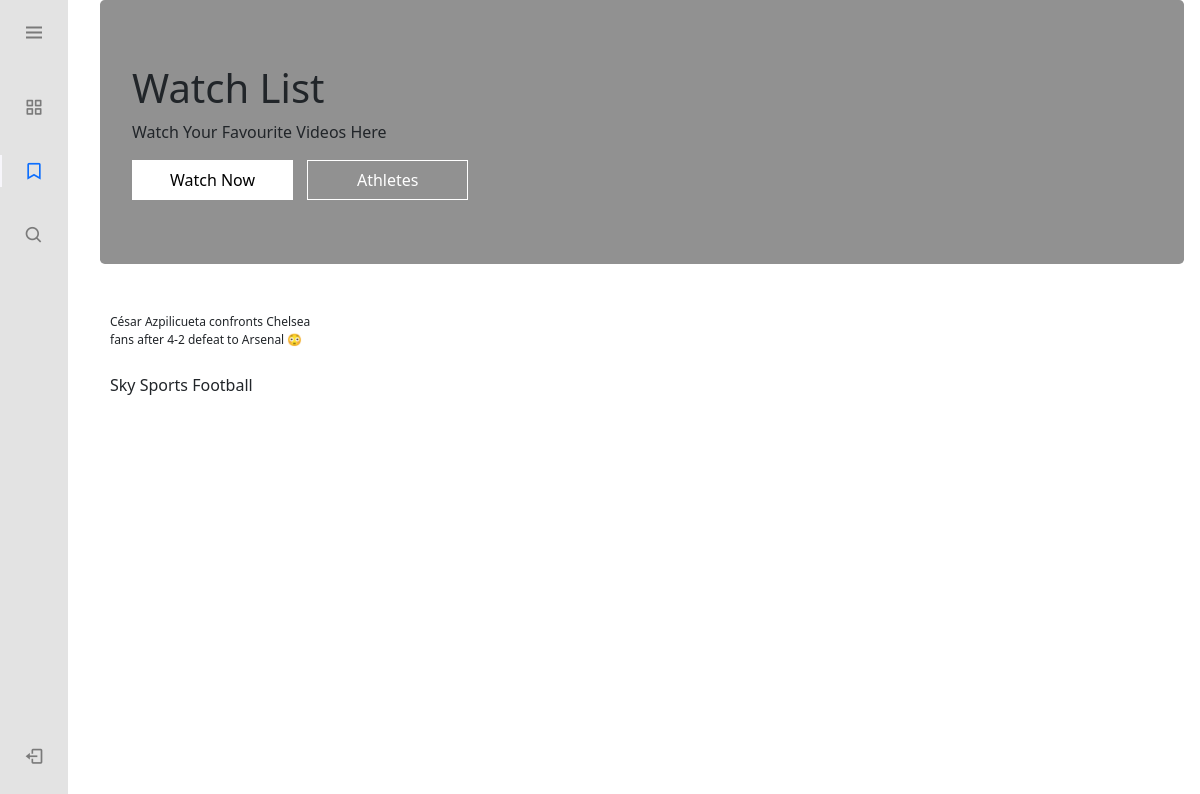
Before: /watchlist/ (signed in) with the older database file.
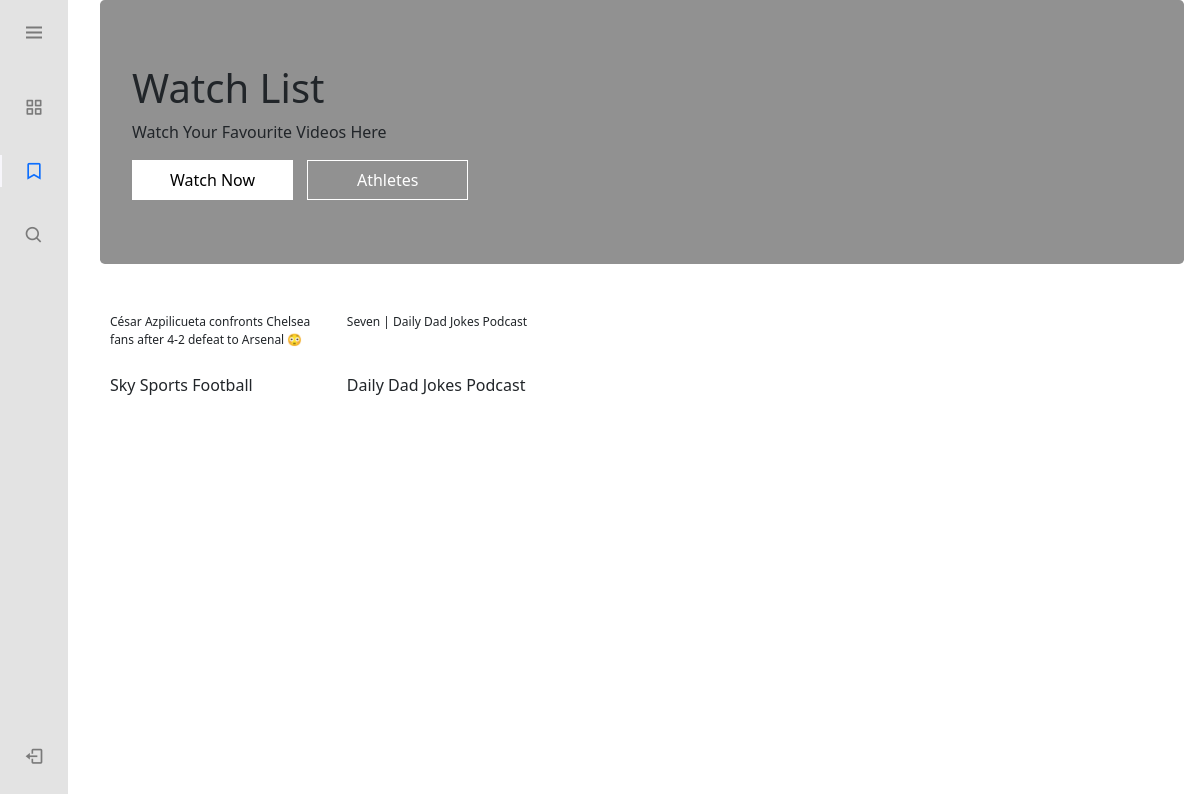
After: the same page with the newer database file.
### youtube_app/models.py (models this page shows)
class WatchList(models.Model):
    user= models.ForeignKey(User, on_delete=models.CASCADE)
    video_title= models.CharField(max_length=300)
    video_description= models.CharField(max_length= 600)
    video_id= models.CharField(max_length= 20)
    channel_title= models.CharField(max_length=100)
    upload_date=models.CharField(max_length=100)
    channel_profile_pic= models.CharField(max_length=100)
    video_thumbnail_pic= models.CharField(max_length=100)

### youtube_app/views.py (the view)
# urls.py: path('watchlist/', views.watch_list_view, name='watchlist'),
def watch_list_view(request):
    all_videos= WatchList.objects.filter(user=request.user)
    context= {'all_videos': all_videos}
    return render(request, 'youtube/watch_list.html', context)

### youtube_app/templates/youtube/watch_list.html (shortened to what this page needs)
{% extends 'youtube/base.html' %}
{% load static %}
{% block extrastylesheet %}
<link rel="stylesheet" href="{% static 'youtube/css/home.css' %}">
<link rel="stylesheet" href="https://cdn.jsdelivr.net/npm/boxicons@latest/css/boxicons.min.css">
{% endblock %}
{% block content %}
<div class="jumbotron text-left" style="margin-bottom:0">
    <h1>Watch List</h1>
    <p>Watch Your Favourite Videos Here</p>
    <div>
        <button class="upper_section_buttons upper_section_buttons_active">Watch Now</button>
        <Button class="upper_section_buttons">Athletes</Button>
    </div>
  </div>
<div class="videos_main_div" >
    {% for video in all_videos %}
    <div class="video_box">
        <div class="video_box_upper">
            <div style="margin-bottom: 5px;">
            </div>
            <div class="title_box">
                <p class="video_title">{{video.video_title|truncatewords:20}}</p>
            </div>
        </div>
        <div class="watch_list_block">
            <form action="{% url 'channelhome' %}" method="post">
                <p onclick="script: $(this).parent('form').submit()">{{video.channel_title}}</p>
            </form>
            <button type="button" class="unsave_button"><box-icon name='bookmark' type='solid' ></box-icon></button>
        </div>
    </div>
    {% endfor %}
</div>
{% endblock %}

Changed rows visible on the page:
added WatchList: video_title "Seven | Daily Dad Jokes Podcast", channel_title "Daily Dad Jokes Podcast"
